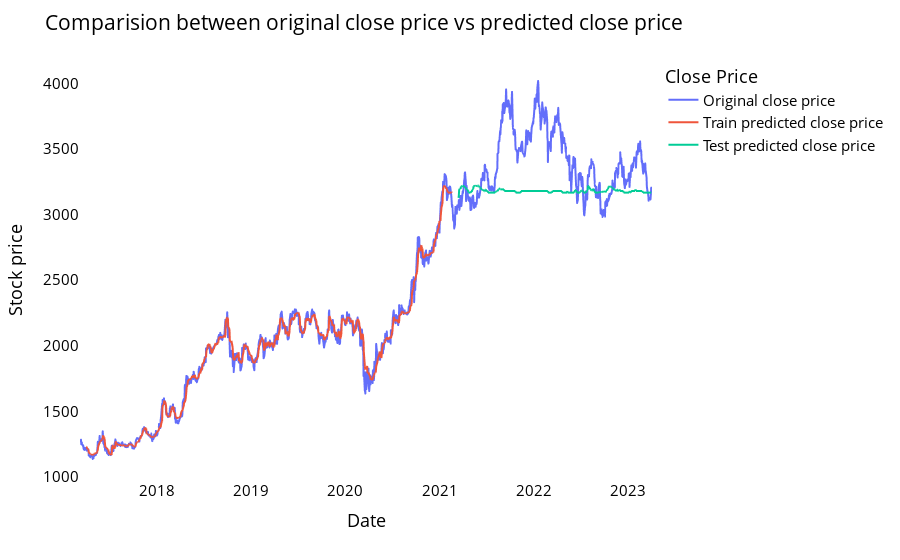

The notebook cell saved with this chart:
### Code cell
# shift train predictions for plotting

look_back=time_step
trainPredictPlot = np.empty_like(closedf)
trainPredictPlot[:, :] = np.nan
trainPredictPlot[look_back:len(train_predict)+look_back, :] = train_predict
print("Train predicted data: ", trainPredictPlot.shape)

# shift test predictions for plotting
testPredictPlot = np.empty_like(closedf)
testPredictPlot[:, :] = np.nan
testPredictPlot[len(train_predict)+(look_back*2)+1:len(closedf)-1, :] = test_predict
print("Test predicted data: ", testPredictPlot.shape)

names = cycle(['Original close price','Train predicted close price','Test predicted close price'])

plotdf = pd.DataFrame({'date': close_stock['date'],
                       'original_close': close_stock['close'],
                      'train_predicted_close': trainPredictPlot.reshape(1,-1)[0].tolist(),
                      'test_predicted_close': testPredictPlot.reshape(1,-1)[0].tolist()})

fig = px.line(plotdf,x=plotdf['date'], y=[plotdf['original_close'],plotdf['train_predicted_close'],
                                          plotdf['test_predicted_close']],
              labels={'value':'Stock price','date': 'Date'})
fig.update_layout(title_text='Comparision between original close price vs predicted close price',
                  plot_bgcolor='white', font_size=15, font_color='black',legend_title_text='Close Price')
fig.for_each_trace(lambda t:  t.update(name = next(names)))

fig.update_xaxes(showgrid=False)
fig.update_yaxes(showgrid=False)
fig.show()

### Figure 1 — Plotly figure (JSON) as saved in the notebook; plotly's stock layout.template omitted (floating-point values rounded to 4 significant figures; data arrays with more than 128 entries replaced by an {"elided": "..."} marker saying what was removed)
{"data": [{"hovertemplate": "variable=original_close<br>Date=%{x}<br>Stock price=%{y}<extra></extra>", "legendgroup": "original_close", "line": {"color": "#636efa", "dash": "solid"}, "marker": {"symbol": "circle"}, "mode": "lines", "name": "Original close price", "showlegend": true, "type": "scattergl", "x": {"elided": "1500 str values"}, "xaxis": "x", "y": {"elided": "1500 float values"}, "yaxis": "y"}, {"hovertemplate": "variable=train_predicted_close<br>Date=%{x}<br>Stock price=%{y}<extra></extra>", "legendgroup": "train_predicted_close", "line": {"color": "#EF553B", "dash": "solid"}, "marker": {"symbol": "circle"}, "mode": "lines", "name": "Train predicted close price", "showlegend": true, "type": "scattergl", "x": {"elided": "1500 str values"}, "xaxis": "x", "y": {"elided": "1500 float values"}, "yaxis": "y"}, {"hovertemplate": "variable=test_predicted_close<br>Date=%{x}<br>Stock price=%{y}<extra></extra>", "legendgroup": "test_predicted_close", "line": {"color": "#00cc96", "dash": "solid"}, "marker": {"symbol": "circle"}, "mode": "lines", "name": "Test predicted close price", "showlegend": true, "type": "scattergl", "x": {"elided": "1500 str values"}, "xaxis": "x", "y": {"elided": "1500 float values"}, "yaxis": "y"}], "layout": {"font": {"color": "black", "size": 15}, "legend": {"title": {"text": "Close Price"}, "tracegroupgap": 0}, "margin": {"t": 60}, "plot_bgcolor": "white", "title": {"text": "Comparision between original close price vs predicted close price"}, "xaxis": {"anchor": "y", "domain": [0, 1], "showgrid": false, "title": {"text": "Date"}}, "yaxis": {"anchor": "x", "domain": [0, 1], "showgrid": false, "title": {"text": "Stock price"}}}}
